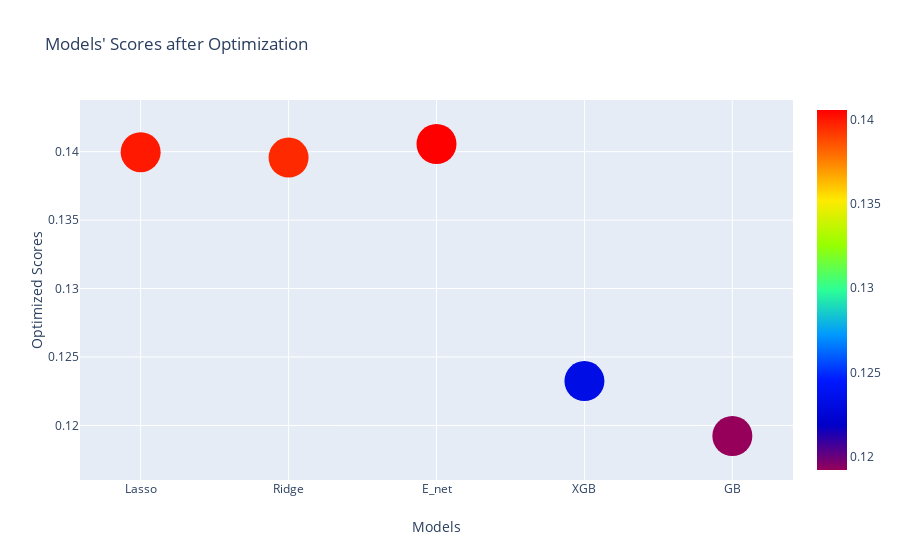

The cell this chart's notebook holds for it:
### Markdown cell above
### lets see the optimized models in plot

### Code cell
"""Let's plot the models' rmse after optimization."""
optimized_scores = pd.DataFrame({'Optimized Scores':np.round([lasso_best_score, ridge_best_score, 
                  elastic_best_score, xgb_best_score, gb_best_score], 5)})
optimized_scores.index = ['Lasso', 'Ridge', 'E_net', 'XGB', 'GB']
optimized_scores.sort_values(by = 'Optimized Scores')
scatter_plot(optimized_scores.index, optimized_scores['Optimized Scores'], "Models' Scores after Optimization", 'Models','Optimized Scores', 40, 'Rainbow')

### Figure 1 — Plotly figure (JSON) as saved in the notebook; plotly's stock layout.template omitted (floating-point values rounded to 4 significant figures)
{"data": [{"marker": {"color": [0.14, 0.1396, 0.1406, 0.1232, 0.1192], "colorscale": [[0, "rgb(150,0,90)"], [0.125, "rgb(0,0,200)"], [0.25, "rgb(0,25,255)"], [0.375, "rgb(0,152,255)"], [0.5, "rgb(44,255,150)"], [0.625, "rgb(151,255,0)"], [0.75, "rgb(255,234,0)"], [0.875, "rgb(255,111,0)"], [1, "rgb(255,0,0)"]], "showscale": true, "size": 40}, "mode": "markers", "type": "scatter", "x": ["Lasso", "Ridge", "E_net", "XGB", "GB"], "y": [0.14, 0.1396, 0.1406, 0.1232, 0.1192]}], "layout": {"hovermode": "closest", "title": {"text": "Models' Scores after Optimization"}, "xaxis": {"title": {"text": "Models"}}, "yaxis": {"title": {"text": "Optimized Scores"}}}}
